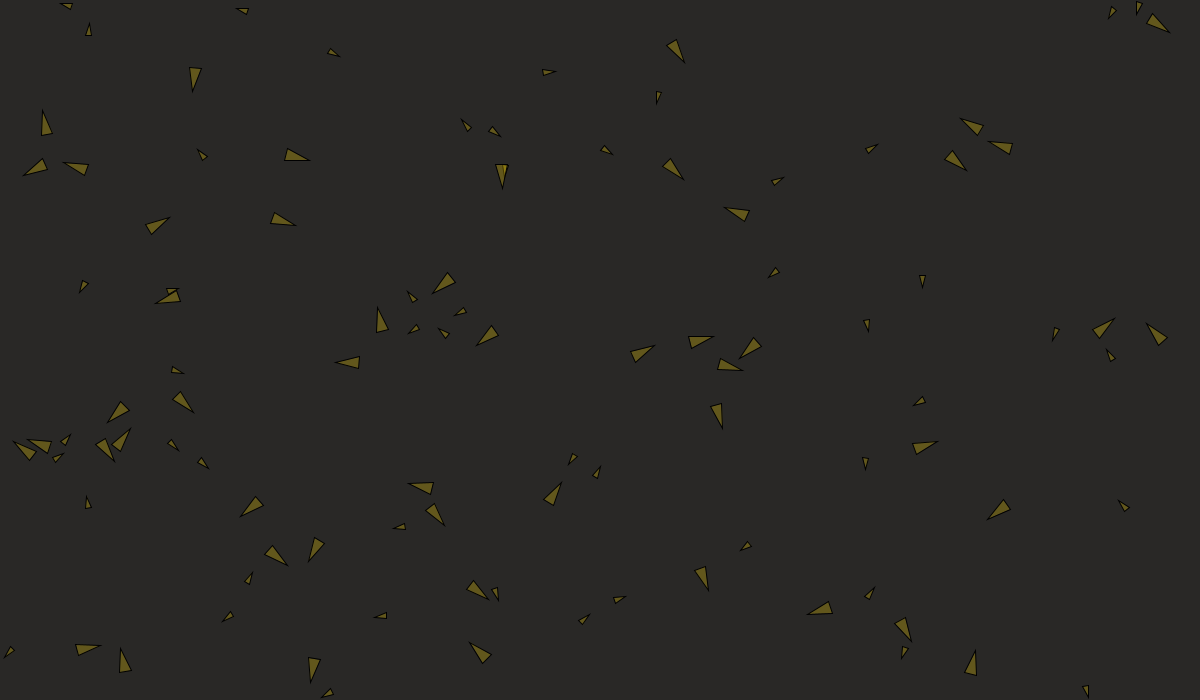
Frame 1 (no input)
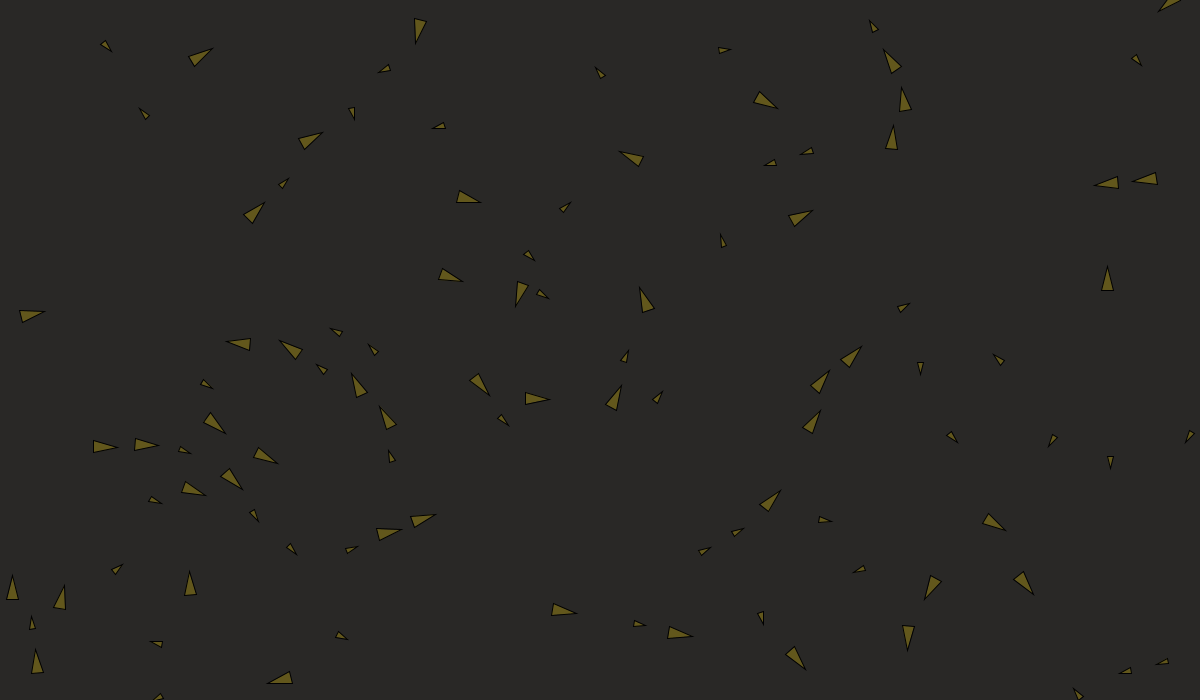
Frame 60 (the mouse pressed at the canvas centre just before this capture)
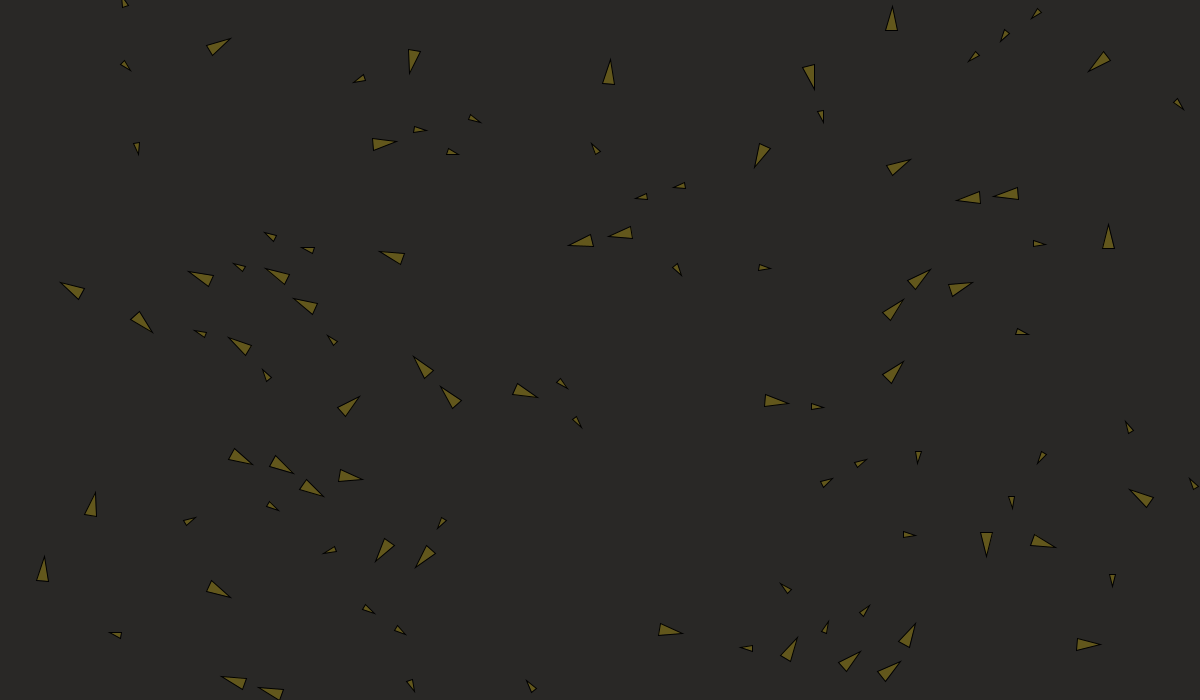
Frame 120 (the mouse held since frame 60 and released just before this capture)

The Processing sketch that drew these frames (run headless with seeded random() and noise(); from frame 60 on, the mouse is pressed at the canvas centre):

// Processing sketch: ecosystem
// ── ecosystem.pde

ArrayList<Animal> animals = new ArrayList<Animal>();

int numberOfAnimals = 100; 
int average = 0;           //keep track of the average number of predators who are large
boolean associate = false;  //associate is false at first
final int THRESHOLD = 65;

void setup() {
  size (1200, 700); 

  // initiate a list of animals
  for (int i = 0; i < numberOfAnimals; i++) {
    //  float x = random(width);
    //  float y = random(height);
    //  for (int j = 0; j < animals.size(); j++) {
    //    while (abs(animals.get(j).location.x - x) < 15) {
    //      x = random(width);
    //      j = 0;
    //    }

    //    while (abs(animals.get(j).location.y - y) < 15) {
    //      y = random(height);
    //      j = 0;
    //    }
    //  }

    //  animals.add(new Animal(
    //    x, y, // location
    //    random(-10, 10), random(-10, 10), // velocity
    //    i )); // serial number is the index number
    //}

    animals.add(new Animal(
      random(width), random(height), // location
      random(-10, 10), random(-10, 10), // velocity
      i )); // serial number is the index number
  }
}

void draw() {
  background(41,40,38);
  int sum = 0;    //sum of predators who are larger than 
  
  // create relations between animals
  for (Animal a : animals) {
    
    if (associate) {   //check association is possible
      a.association(animals);  
      //println("true");
    } else {
      sum += a.defineRelations(animals);   //define relationship between animals
    } 
    a.applyForce(animals);   //apply forces

    a.update();
    a.checkEdges();
    a.display(); // display the vehicle
  }
  //println(sum);
  //noLoop();

  average = (average + sum)/2;     //average the number of predators of all the runs


  if (average > THRESHOLD && !associate) {   //if average of predators who are large go over the threshold, associate them as predator
    associate = true;
  }

}

// ── Animal.pde

import java.util.*; // import  to use dictionary
class Animal {
  Hashtable<Integer, int[]> dict;    //create a dictionary to learn about other animals

  float desiredseparation;  //separate distance

  PVector location;
  PVector velocity;
  PVector acceleration;
  float maxforce;
  float maxspeed;
  boolean alive;
  boolean isRed;
  int r;
  int serialNumber;
  final float tooClose = 43;          // only pay attention to vehicles closer than this

  Animal(float x, float y, float vx, float vy, int sn) {


    dict = new Hashtable<Integer, int[]>();   //initiate a dictionary as integers
    desiredseparation = 50;


    // internal variables from arguments
    location = new PVector(x, y);
    serialNumber = sn;

    // other internal variables
    acceleration = new PVector(0, 0);
    velocity = new PVector(vx, vy);
    maxforce = 1.5;
    maxspeed = 3;

    alive = true;

    
    //two sizes randomly
    if (round(random(1))== 1) {
      r = 3;
    } else {
      r = 6;
    }
  }
  // Return the distance from the given location to this vehicle
  float distanceTo(PVector l) {
    return PVector.sub(l, location).mag();
  }

  boolean offCanvas() {
    if (location.x > width) return true;
    if (location.y > height) return true;
    return false;
  }

  //void noticeOtherAnimals(ArrayList<Animal> animals) {
  //  for (Animal other : animals) {
  //    noticeAnAnimal(other);
  //  }
  //}

  //void noticeAnAnimal(Animal other) {
  //  ArrayList<Integer> anim = new ArrayList<Integer>();
  //  anim.add((serialNumber));
  //  otherAnimals.add(anim);
  //} 


  //void defineRelations(ArrayList<Animal> animals) {
  //  for (Animal animal : animals) {
  //    for(ArrayList<Integer> series: otherAnimals){
  //      if(series.get(0) == animal.serialNumber){
  //        int num = relation(animal);
  //        series.add(num);
  //        for(
  //        if(num == 1){

  //        }

  //      }

  //    }
  //  }
  //}

//function to define the relationship between various animals randomly depending on their sizes
  int defineRelations(ArrayList<Animal> animals) {
    //println("Me: " + serialNumber);
    int count = 0;
    for (Animal animal : animals) {
      // What is the distance between me and another Vehicle?
      float d = PVector.dist(location, animal.location);

      // If the distance is zero we are looking at ourselves so skip over ourselves
      if (d == 0) {
        continue;
      }

      // If the distance is greater than tooClose skip this vehicle
      if (d > tooClose) {
        continue;
      }

      //calls functiont that randomly defines the relationships
      if ( animal.serialNumber != this.serialNumber) {
        int[] codes = new int[3];
        int num= relation(animal);
        codes[0] = num;

        //println("code:" + num);
        //println("num" + num);
        int[] nCodes = new int[3];
        if (num == 1) {
          nCodes[0] =0;
          count++;


          //println("here");
        } else if (num == 0) {
          nCodes[0] =1;
        } else {
          nCodes[0] =2;
          nCodes[1] =40;
          codes[1] = 40;
        }
        this.dict.put(animal.serialNumber, codes);
        animal.dict.put(this.serialNumber, nCodes);
      }
    }
    //println("c " + count);
    return count;
  }



//randomly defines relations between animals
  int relation(Animal other) {
    float chance = random(100);

    if (other.r > r) {
      // if size is bigger, high chance of being a predator
      if (chance > 20) {
        return 1;     //relation is a predator
      }
    } else {
      // chance is lower to be a predator
      if (chance > 80) {
        return 1;
      }
    }

    return 2;  // netural relation ship
  }


//associate a list of animals with relation to teh current animal depends on the size
  void association(ArrayList<Animal> animals) {
    for (Animal animal : animals) {
      // What is the distance between me and another Vehicle?
      float d = PVector.dist(location, animal.location);

      // If the distance is zero we are looking at ourselves so skip over ourselves
      if (d == 0) {
        continue;
      }

      // If the distance is greater than tooClose skip this vehicle
      if (d > tooClose) {
        continue;
      }
      
//create dictionary with animals serial as the key
      if ( animal.serialNumber != this.serialNumber) {
        int[] codes = new int[3];
        int num = relationAssociate(animal);    //receive code from the association funnction below
        codes[0] = num;

        //println("code:" + num);
        //println("num" + num);
        int[] nCodes = new int[3];
        if (num == 1) {
          nCodes[0] =0;



          //println("here");
        } else if (num == 0) {
          nCodes[0] =1;
        } else {
          nCodes[0] =2;
          nCodes[1] =40;
          codes[1] = 40;
        }
        this.dict.put(animal.serialNumber, codes);
        animal.dict.put(this.serialNumber, nCodes);
      }
    }
  }


 //when association happens, use this function to associate larger animals as predator
  int relationAssociate(Animal other) {
    //float chance = random(100);

    if (other.r > r) {
      //larger size means predator

      return 1;     //relation is a predator
    } else if ( other.r == r) {
      //same size means friends

      return 2;
    } else {

      return 0;  //means prey
    }
  }

  //update location
  void update() {
    velocity.add(acceleration);
    velocity.limit(maxspeed);
    location.add(velocity);
    acceleration.mult(0); // clear the acceleration for the next frame
  }

  //apply forces (alignment, cohesion, separation, and seeking) in comparision to other animals
  void applyForce(ArrayList<Animal> animals) {
    PVector force = align(animals);
    force.add(cohesion(animals));
    force.add(separate(animals));

    //keep changing target location, so the bug seems to move randomly
    //if (millis() %30 == 0) {
    //  nLocation = new PVector(random(width/2), random(height/2));
    //}
    //force.add(seek(nLocation));
    force.div(3);  //average the forces

    acceleration.add(force);
  }

  // given a target, the bug will move toward that target
  PVector seek(PVector target) {    
    PVector desired = PVector.sub(target, location);
    desired.normalize();    
    desired.mult(maxspeed);
    PVector steer = PVector.sub(desired, velocity);
    steer.limit(maxforce);

    return steer;
  }

  //check this bug's location in comparision to other animals' in order to align with other animals
  PVector align (ArrayList<Animal> animals) {
    // This is an arbitrary value and could
    // vary from boid to boid.
    float neighbordist = 50;
    PVector sum = new PVector(0, 0);
    int count = 0;
    for (Animal other : animals) {
      float d = PVector.dist(location, other.location);
      if (dict.get(other.serialNumber) != null &&  dict.get(other.serialNumber)[0] == other.dict.get(serialNumber)[0] && (d > 10) && (d < neighbordist)) {

        //println(serialNumber + " : " + dict.get(other.serialNumber)[0]);
        desiredseparation = dict.get(other.serialNumber)[1];
        //println(" :" + 
        sum.add(other.velocity);
        // For an average, we need to keep track of
        // how many boids are within the distance.
        count++;
      }
    }
    if (count > 0) {
      sum.div(count);
      sum.normalize();
      sum.mult(maxspeed);
      PVector steer = PVector.sub(sum, velocity);
      steer.limit(maxforce);
      return steer;
      // If we don’t find any close boids,
      // the steering force is zero.
    } else {
      return new PVector(0, 0);
    }
  }

  //check with other animals,so they will stay together in a group 
  PVector cohesion (ArrayList<Animal> animals) {
    float neighbordist = 50;
    PVector sum = new PVector(0, 0);
    int count = 0;
    for (Animal other : animals) {
      float d = PVector.dist(location, other.location);
      if (dict.get(other.serialNumber) != null &&  dict.get(other.serialNumber)[0] == other.dict.get(serialNumber)[0] && (d > 10) && (d < neighbordist)) {  //check whehter animals are preys or predaotr
        desiredseparation = dict.get(other.serialNumber)[1];                 //not predator then their distance is closer                                                          
        // Adding up all the others’ locations
        sum.add(other.location);
        count++;
      }
    }
    if (count > 0) {
      sum.div(count);
      // Here we make use of the seek() function we
      // wrote in Example 6.8.  The target
      // we seek is the average location of
      // our neighbors.
      return seek(sum);
    } else {
      return new PVector(0, 0);
    }
  }

  //check its location with other animals, so they won't get too close to each other
  PVector separate (ArrayList<Animal> animals) {
    // float desiredseparation = 100; // how close is too close.
    PVector sum = new PVector();  // Start with an empty PVector.
    int count = 0;  // We have to keep track of how many Vehicles are too close.

    for (Animal other : animals) {
      float d = PVector.dist(location, other.location);
      if ((d > 10) && (d < desiredseparation)) {
        // println("here:");
        PVector diff = PVector.sub(location, other.location); 
        diff.normalize();
        // Add all the vectors together and increment the count.
        sum.add(diff); 
        count++;
      }
    }

    // now calculate the average:
    if (count  > 0) {
      sum.div(count);

      // Scale average to maxspeed
      // (this becomes desired).
      sum.setMag(maxspeed);

      // Apply Reynolds’s steering formula:
      // error is our current velocty minus our desired velocity
      PVector steer = PVector.sub(sum, velocity);
      steer.limit(5);

      // Apply the force to the Vehicle’s
      // acceleration.
      return steer;
    } else {

      return new PVector(0, 0);
    }
  }


  //void separateOverlap(ArrayList<Animal> animals) {
  //  for (Animal animal : animals) {
  //    if (animal.serialNumber != serialNumber) {
  //      if (abs(animal.location.x - location.x) < 5) {
  //        if (animal.location.x >= location.x ) {
  //          animal.location.x += 2;
  //          location.x -= 2;
  //        } else if (animal.location.x <= location.x) {
  //          animal.location.x -= 2;
  //          location.x += 2;
  //        }

  //        if (abs(animal.location.y - location.y) < 5) {
  //          if (animal.location.y >= location.y ) {
  //            animal.location.y += 2;
  //            location.y -= 2;
  //          } else if (animal.location.y <= location.y) {
  //            animal.location.y -= 2;
  //            location.y += 2;
  //          }
  //        }
  //      }
  //    }
  //  }
  //}



  // Given the desired velocity, return the maximum steering force
  // given limits of speed and steering force
  PVector applyLimits(PVector desiredVelocity) {
    desiredVelocity.normalize();
    desiredVelocity.mult(maxspeed);
    PVector steerForce = PVector.sub(desiredVelocity, velocity);
    steerForce.limit(maxforce);
    return(steerForce);
  }  

  void display() {
    // Vehicle is a triangle pointing in
    // the direction of velocity; since it is drawn
    // pointing up, we rotate it an additional 90 degrees.
    float theta = velocity.heading() + PI/2;

    pushMatrix();
    translate(location.x, location.y);
    rotate(theta);

    // For debugging, print our serial number
    // fill(0);
    // text(serialNumber, 0, 0);


    fill(249, 211, 0, 70);

    beginShape();
    vertex(0, -r*2);
    vertex(-r, r*2);
    vertex(r, r*2);
    endShape(CLOSE);

    popMatrix();
  }  

  //check when animals go off screen, so they reappear
  void checkEdges() {
    if (location.x > width) {
      location.x = 0;
    } else if (location.x < 0) {
      location.x = width;
    }

    if (location.y > height) {
      location.y = 0;
    } else if (location.y < 0) {
      location.y = height;
    }
  }
}
